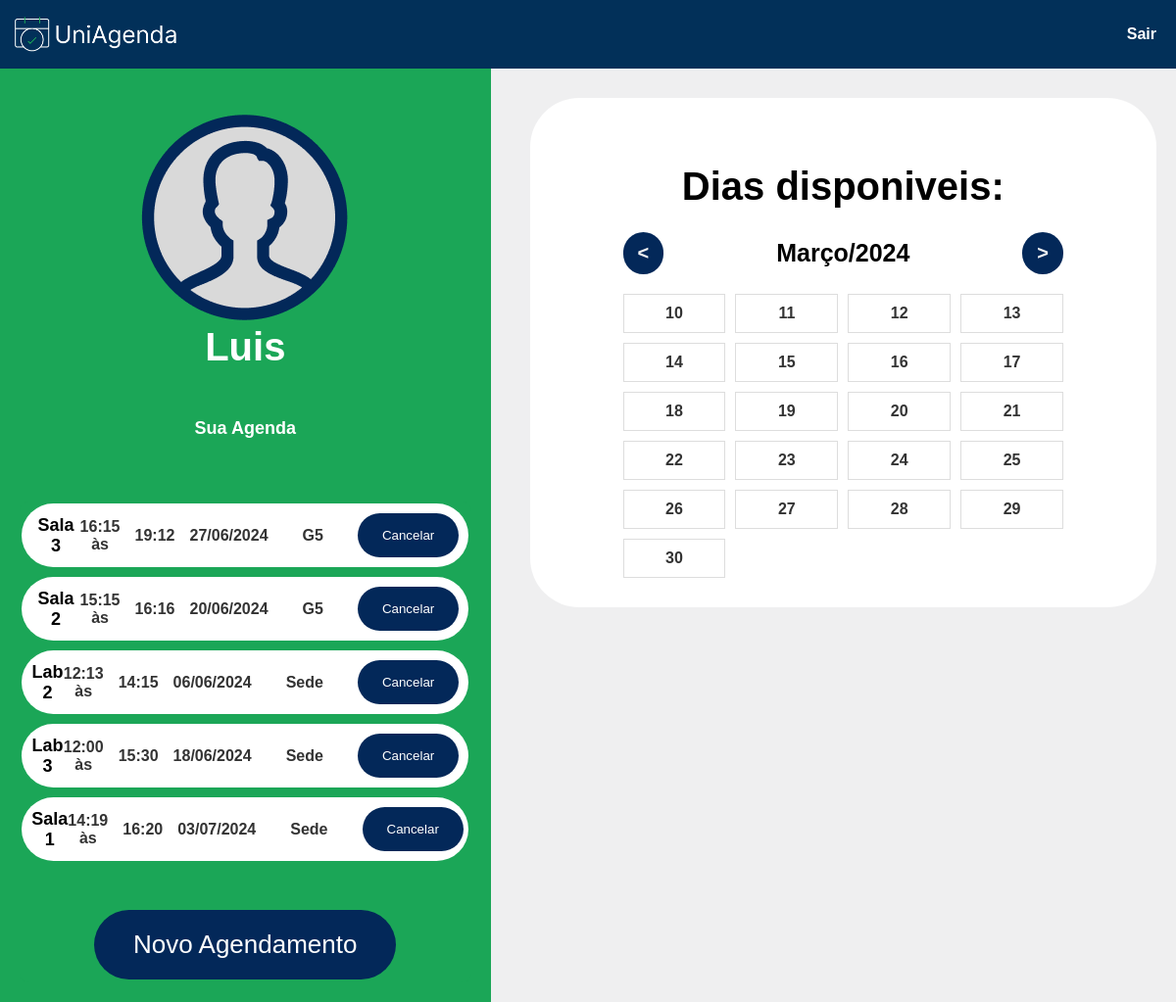
Screenshot of / (signed in) with the database file from the repository.
### UniAgendaPasta/models.py (models this page shows, shortened)
class User(db.Model):
    id = db.Column(db.Integer, primary_key=True)
    nome = db.Column(db.String(100), nullable=False)
    email = db.Column(db.String(100), nullable=False, unique=True)
    senha = db.Column(db.String(100), nullable=False)
    agendamentos = db.relationship('Agendamento', backref='autor', lazy=True)

class Agendamento(db.Model):
    id = db.Column(db.Integer, primary_key=True)
    data = db.Column(db.Date, nullable=False)
    hora_inicio = db.Column(db.DateTime, nullable=False)
    hora_fim = db.Column(db.DateTime, nullable=False)
    predio = db.Column(db.String(100), nullable=False)
    laboratorio = db.Column(db.String(100), nullable=False)
    id_usuario = db.Column(db.Integer, db.ForeignKey('user.id'), nullable=False)

### UniAgendaPasta/routes.py (the view)
@app.route('/')
def homePage():
    if 'email' in session:
        try:
            email_usuario = session['email']
            user = User.query.filter_by(email=email_usuario).first()
            if user:
                agendamentos = buscar_agendamentos_usuario(user.id)
            else:
                agendamentos = []
            return render_template('home2.html', session=user.nome, labs=labslista, predios=predioslista, agendamentos=agendamentos)
        except Exception as e:
            print(e)
            return render_template('home2.html', session=session['nome'], labs=labslista, predios=predioslista, agendamentos=[])
    else:
        return redirect('/login')

### UniAgendaPasta/routes.py (called while the page is built)
def buscar_agendamentos_usuario(usuario_id):
    try:
        agendamentos = Agendamento.query.filter_by(id_usuario=usuario_id).all()
        return agendamentos
    except Exception as e:
        print(e)
        return []

### UniAgendaPasta/templates/home2.html (shortened to what this page needs)
<!DOCTYPE html>
<html lang="pt-BR">
<head>
  <link rel="stylesheet" href="/static/css/home2.css">
</head>
<body>
  <header>
    <img style="height: 50px; padding-left: 10px;" src="/static/Group1.png" alt="logo">
    <a class="logout-btn" style="text-decoration: none;" href="/logout">Sair</a>
  </header>
  <main class="main-content" style="display: flex; justify-content: flex-start;">
    <section class="user-info">
      <div class="user-box">
        <img src="/static/userfotopadrao.png" alt="fotousuario">
        <h2 class="username">{{ session.capitalize() }}</h2>
        <h4 class="agenda">Sua Agenda</h4>
      </div>
      <div class="container1">
        {% if agendamentos %}
          <div class="agendamentos">
            {% for agendamento in agendamentos %}
              <div class="agendamento">
                <h3>{{ agendamento.laboratorio }}</h3>
                <div class="details">
                  <span class="hora">{{ agendamento.hora_inicio.strftime('%H:%M às') }}</span>
                  <span class="hora">{{ agendamento.hora_fim.strftime('%H:%M') }}</span>
                  <span class="date">{{ agendamento.data.strftime('%d/%m/%Y') }}</span>
                  <span class="room">{{ agendamento.predio }}</span>
                  <form id="form-{{ agendamento.id }}" method="post" action="{{ url_for('excluir_agendamento', agendamento_id=agendamento.id) }}">
                    <button type="button" class="cancel-btn" onclick="confirmarExclusao({{ agendamento.id }})">Cancelar</button>
                  </form>
                </div>
              </div>
            {% endfor %}
          </div>
        {% else %}
          <p>Agenda vazia</p>
        {% endif %}
        <button class="new-appointment-btn">Novo Agendamento</button>
      </div>
    </section>
    <section class="calendar">
      <div class="container">
        <h2 style="padding: 1%; font: 40px arial;font-weight: bold;color: black;">Dias disponiveis:</h2>
        <div class="calendar-nav">
          <button class="prev-month">&#60;</button>
          <span onclick="enviar()" class="current-month">Março/2024</span>
          <button class="next-month">&#62;</button>
        </div>
        <div class="calendar-grid"></div>
      </div>
    </section>
  </main>
</body>
</html>

### UniAgendaPasta/static/css/home2.css (style rules this page uses)
body { font-family: sans-serif; margin: 0; display: flex; flex-direction: column; height: 100vh; background-color: #efeff0; color: black; font-weight: bold; transition: 1s; }
header { background-color: #023059; color: #fff; display: flex; justify-content: space-between; width: 100%; position: absolute; top: 0; align-items: center; padding-top:10px; padding-bottom: 10px; }
main { flex: 1; margin-top: 30px; }
.container1 { background-color: #1BA657; max-width: 1000px; margin: 0 auto; text-align: center; border-radius: 2%; margin-top: 20px; padding: .5%; transition: 1s; }
.container { background-color: #fff; max-width: 1000px; margin: 0 auto; text-align: center; border-radius: 50px; margin-top: 50px; padding: 30px 95px; transition: 1s; }
.logout-btn { color: #fff; padding: 10px 20px; border: none; cursor: pointer; padding-right: 20px; }
.calendar { background-color: #efeff0; padding: 20px; flex: 2; }
h2 { font-size: 20px; margin-bottom: 20px; }
span { color: #333; }
.calendar-nav { display: flex; justify-content: space-between; align-items: center; margin-bottom: 20px; }
.prev-month, .next-month { font-weight: 900; font-size: 20px; color: #F2F2F2; background-color: #032859; border-radius: 50px; padding: 10px 15px; border: none; cursor: pointer; }
.current-month { color: black; font-size: 25px; }
.calendar-grid { display: grid; grid-template-columns: repeat(auto-fit, minmax(100px, 1fr)); gap: 10px; }
.user-info { background-color: #1BA657; padding: 20px; flex: 1; margin-right: 20px; }
.username { font-size: 40px; margin: -50px 20px 50px 20px; color: #fff; }
.agenda { font-size: 18px; color: #fff; }
.user-box { padding: 20px; text-align: center; }
.agendamentos { display: flex; flex-direction: column; margin-bottom: 20px; background-color: #1BA657; border: none; }
.agendamento { display: flex; align-items: center; padding: 10px; justify-content: space-between; background-color: #fff; margin-bottom: 10px; border-radius: 50px; }
.agendamento h3 { font-size: 18px; margin: 0; }
.details { display: flex; align-items: center; gap: 15px; }
.room { margin-right: 20px; }
.date { margin-right: 20px; }
.cancel-btn { background-color: #032859; color: #fff; padding: 15px 25px; border: none; border-radius: 50px; cursor: pointer; }
.new-appointment-btn { background-color: #032859; color: #fff; padding: 20px 40px; border: none; cursor: pointer; margin-top: 20px; font-size: 26px; border-radius: 50px; }

### rows the page displays
User: capitalize "Luis"
Agendamento: laboratorio "Sala 3", hora_inicio "16:15 às", hora_fim "19:12", data "27/06/2024", predio "G5"
Agendamento: laboratorio "Sala 2", hora_inicio "15:15 às", hora_fim "16:16", data "20/06/2024", predio "G5"
Agendamento: laboratorio "Lab 2", hora_inicio "12:13 às", hora_fim "14:15", data "06/06/2024", predio "Sede"
Agendamento: laboratorio "Lab 3", hora_inicio "12:00 às", hora_fim "15:30", data "18/06/2024", predio "Sede"
Agendamento: laboratorio "Sala 1", hora_inicio "14:19 às", hora_fim "16:20", data "03/07/2024", predio "Sede"
